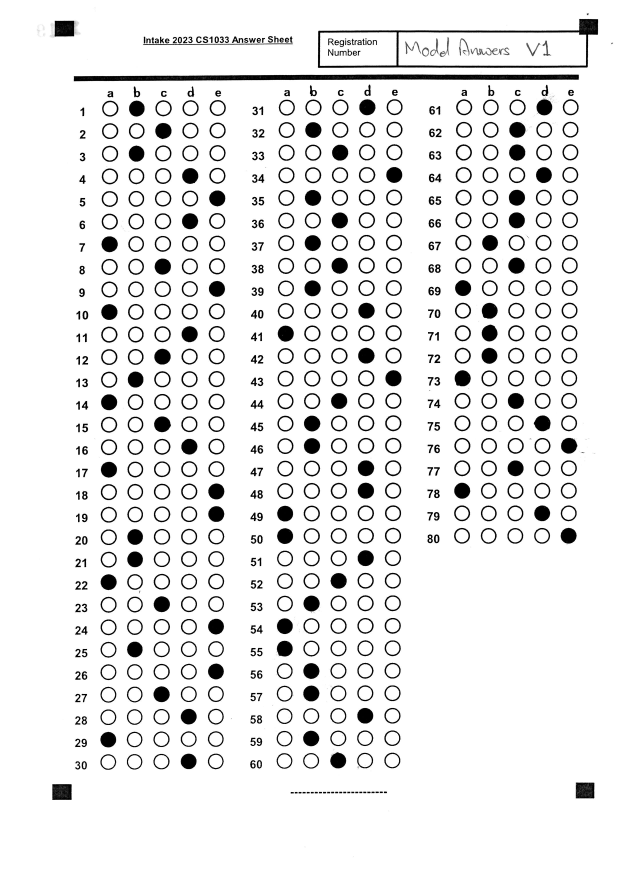
#> input picture 2023_sample/answers/210001A.jpg, 2480 x 3507 px (shown at 1/4 size)
$ python -i utils.py   (imports and definitions only)
#> lines starting #> are read from the running program, lines starting #| are printed output that depends on the picture; after the words box and inside, x2 and y2 are one past the last pixel; in counts of white or black regions, pixels touching at a corner belong together
#> further down, picture is the input picture: shape (3507, 2480, 3); min 0, max 255, mean 233.3
import cv2
import numpy as np


def get_canny_edges(img):
    fixed_width = 1200
    fixed_height = 1600
    img = cv2.resize(img, (fixed_width, fixed_height), interpolation=cv2.INTER_AREA)
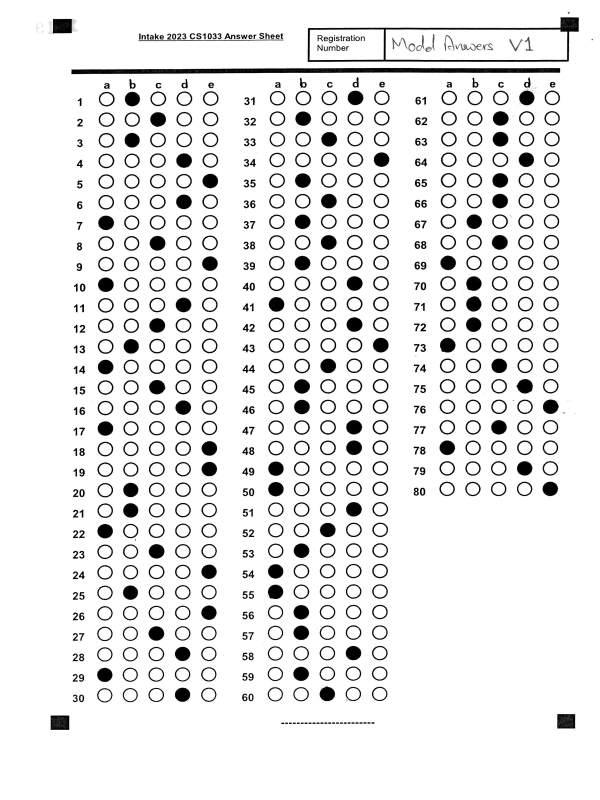
#> img: shape (1600, 1200, 3) (shown at 1/2 size); min 0, max 255, mean 233.3
    gray = cv2.cvtColor(img, cv2.COLOR_BGR2GRAY)
    blur = cv2.GaussianBlur(gray, (5, 5), 1)
    edges = cv2.Canny(blur, 50, 150, apertureSize=3)
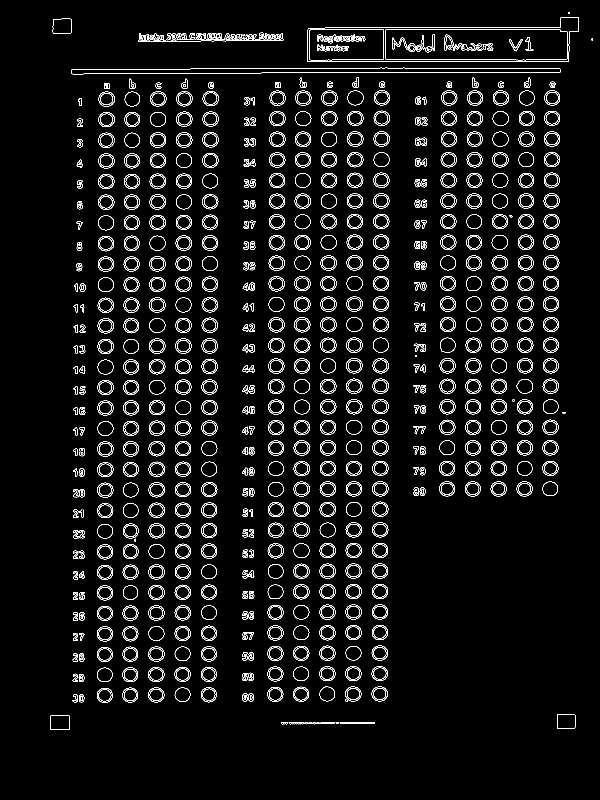
#> edges: shape (1600, 1200) (shown at 1/2 size); 4.8% white in thin lines or dots, all inside (x1, y1, x2, y2) = (101, 24, 1186, 1460)
    return img,edges

# [139 lines left out: functions detect_rectangles, detect_circles, sort_corners, get_row_and_column, categorize, not called in this run]

>>> import cv2
>>> picture = cv2.imread('../../../2023_sample/answers/210001A.jpg')
>>> result = get_canny_edges(picture)
